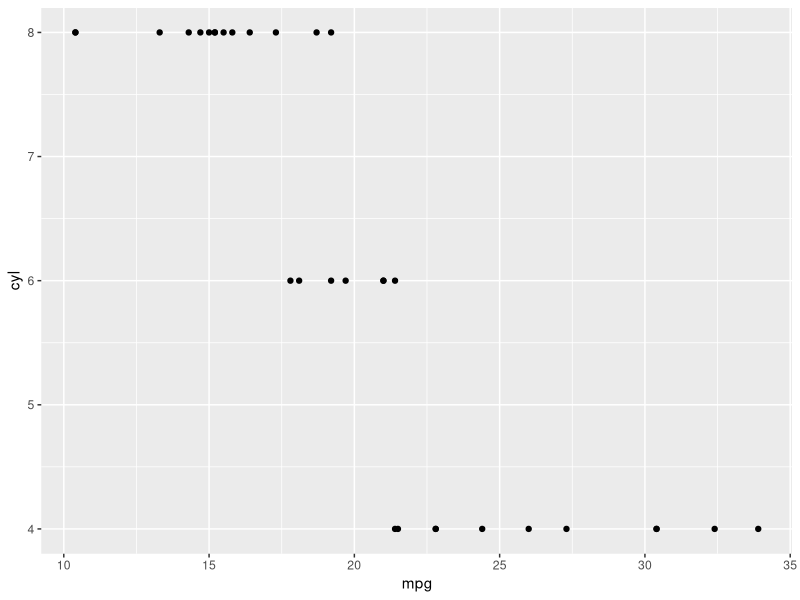
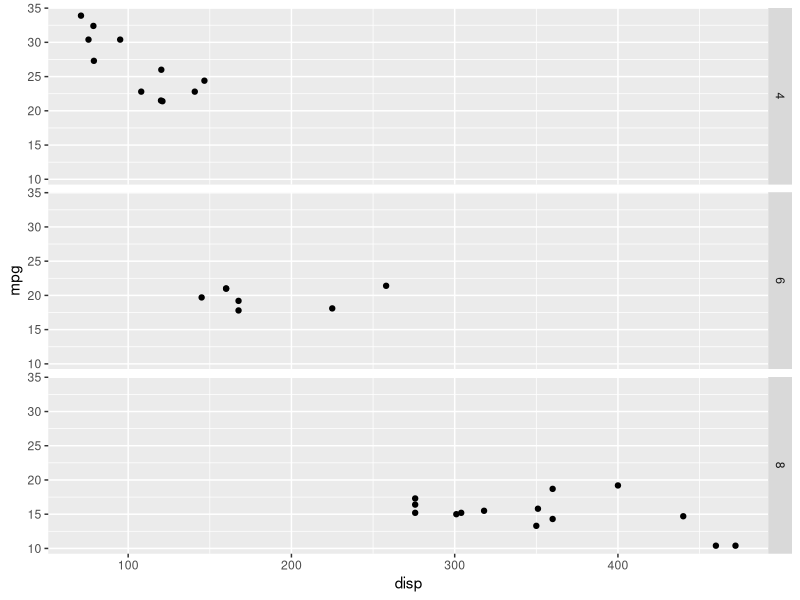
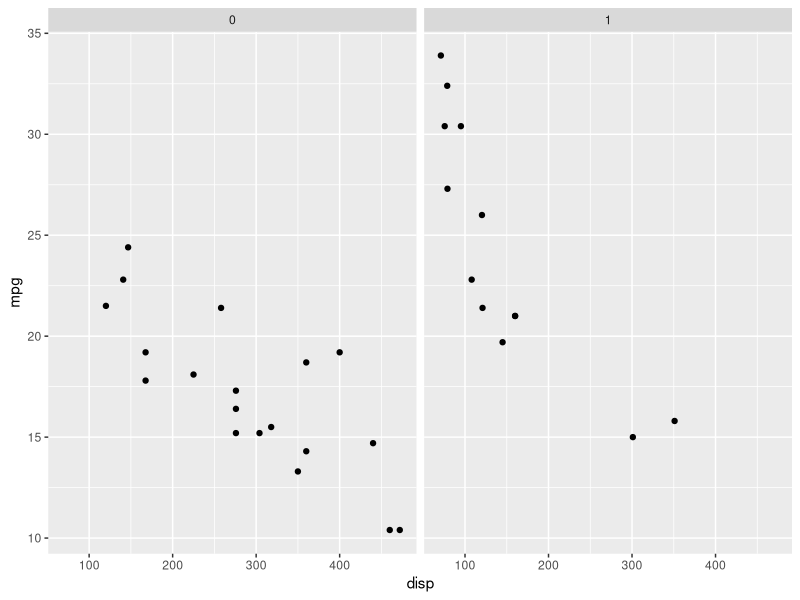
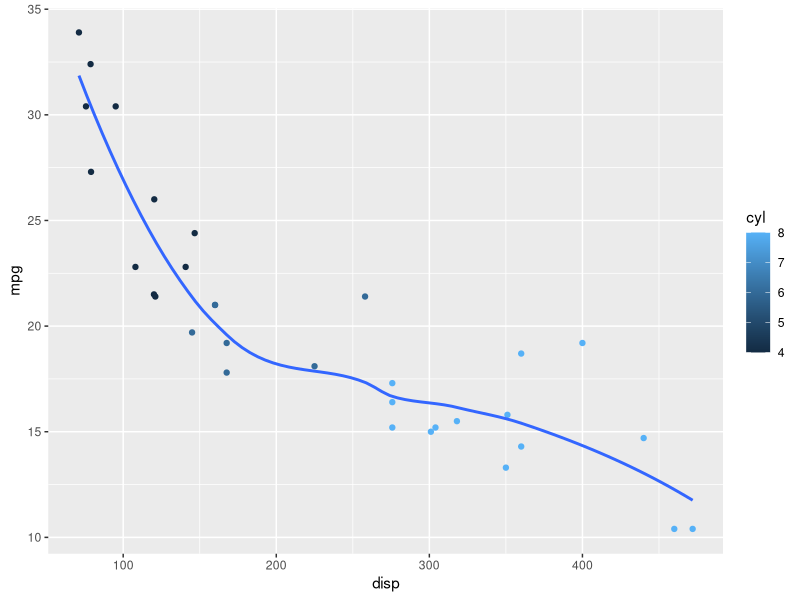
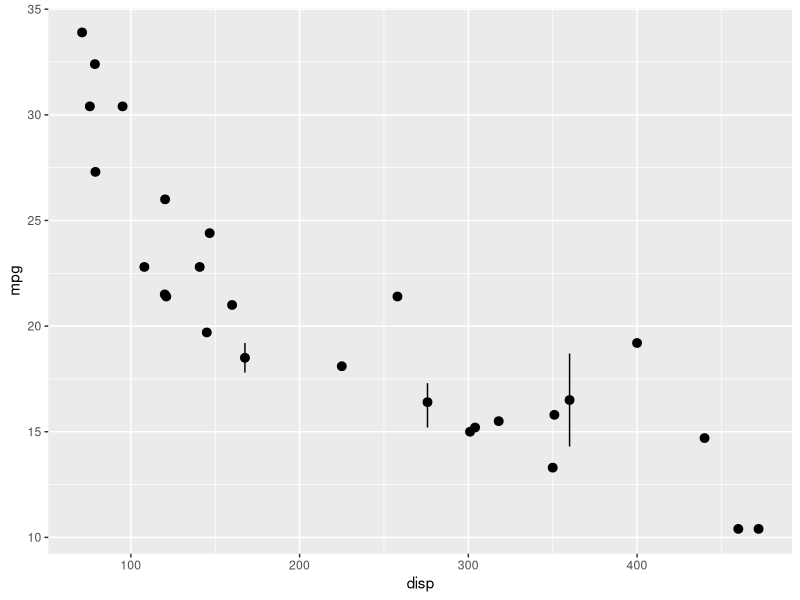
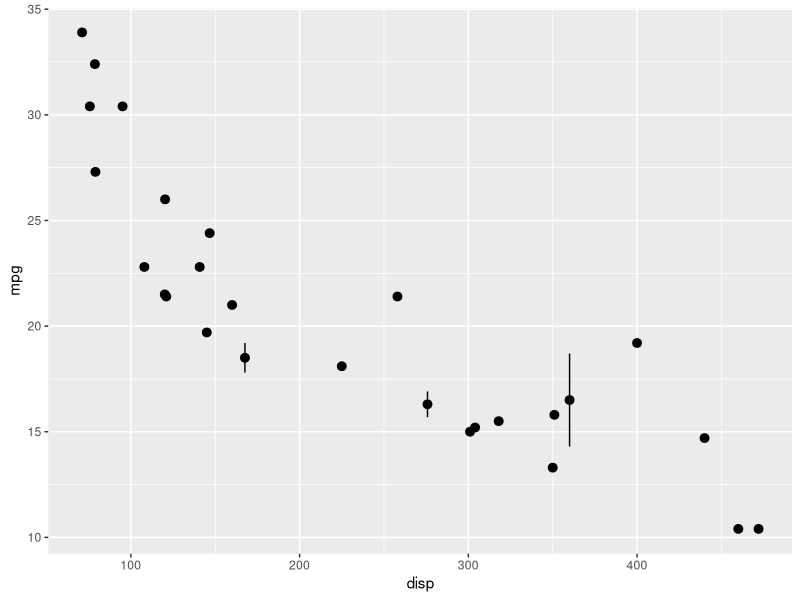
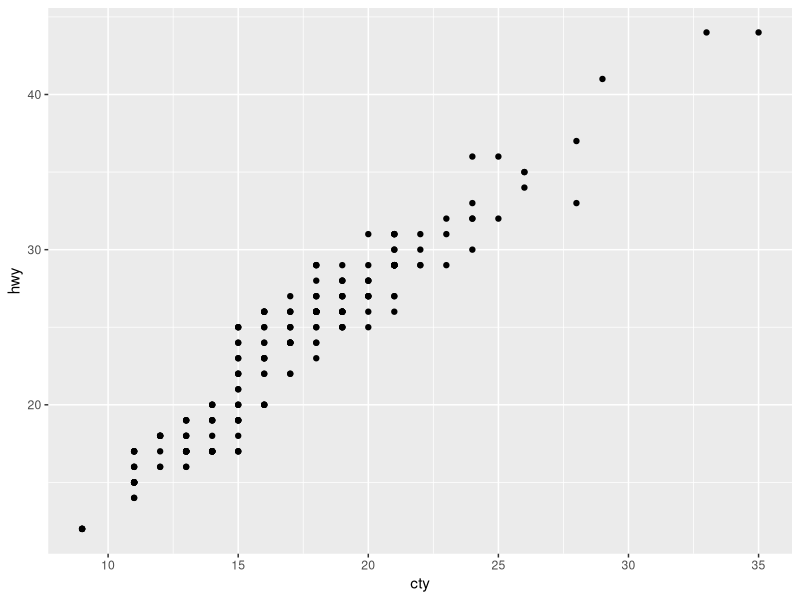
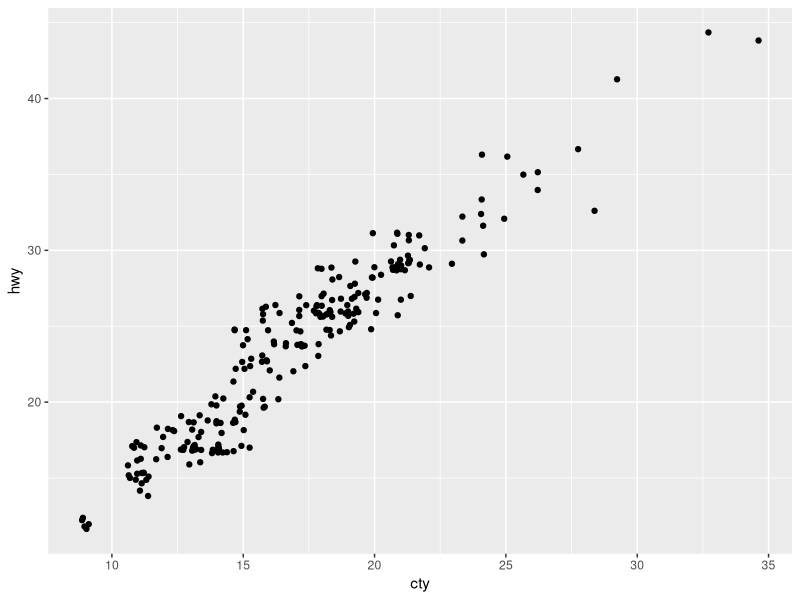

These charts were generated, in order, by the following R code:
install.packages("tidyverse")
library("tidyverse")
library(ggplot2)

#1
?mtcars
# The gear variable describes the number of forward gears.

#2
ggplot(data = mtcars) + 
  geom_point(mapping = aes(x = mpg, y = cyl))

#3
?mtcars
mtcars
# The categorical variables are cyl, vs, am, gear and carb. 
# The continuos variables are mpg, disp, hp, drat, wt and qsec.

#4
ggplot(data = mtcars) +
  geom_point(mapping = aes(x = disp, y = mpg)) +
  facet_grid(cyl ~ .)
# This creates a scatterplot of the displacement vs miles per gallon in facets. The ggplot is faceted on the number of cylinders.  
# It shows the relationship of displacement with miles per gallon as the number of cylinders changes.

ggplot(data = mtcars) +
  geom_point(mapping = aes(x = disp, y = mpg)) +
  facet_grid(. ~ am)
# This creates a scatterplot of the displacement vs mile per gallon in facets. The ggplot is faceted on transmission.
# It shows the relationship of displacement with miles per gallon as the transmission changes.

# . acts a placeholder for no variable. In facet_grid(), this results in a plot faceted on a single dimension (1 by NN or NN by 1) rather than an NN by NN grid.

#5
?facet_wrap

# nrow is an argument which specifies the number of rows to be used for facets
# ncol is an argument which specifies the number of column to be used for facets 
# The other options which control the layout of the individual panels are as.table and dir
# facet_grid() doesn't have nrow and ncol argument because it has rows and columns inbuilt in the function. 
# facet_grid forms a matrix of panels defined by row and column facetting variables.

#6

# I predict that the following code will create a ggplot of disp vs mpg with respect to cyl. 
# geom_point will create a scatterplot(with blue points) of the same and geom_smooth will draw a line, for each unique value of the variable
ggplot(data = mtcars, mapping = aes(x = disp, y = mpg, color = cyl)) + 
geom_point() + 
geom_smooth(se = FALSE)

# Once we run the code, we see that it does as in predicted. 
# One more detail is seen that points on the ggplot are of different shades of blue depending on the number of cylinders.
# Higher the number, lighter the shade and vice versa.

#7
ggplot(data = mtcars) + 
  stat_summary(
    mapping = aes(x = disp, y = mpg),
    fun.ymin = min,
    fun.ymax = max,
    fun.y = median
  )
# The default geom associated with stat_summary() is geom_pointrange
# Rewritten code is as follows:
ggplot(data = mtcars) + 
  geom_pointrange(
    mapping = aes(x = disp, y = mpg),
    stat = "summary",
    fun.ymin = min,
    fun.ymax = max,
    fun.y = median
  )

#8 
ggplot(data = mpg, mapping = aes(x = cty, y = hwy)) +
  geom_point()

ggplot(data = mpg, mapping = aes(x = cty, y = hwy)) +
  geom_jitter()

ggplot(data = mpg, mapping = aes(x = cty, y = hwy)) +
  geom_count()

# geom_jitter() adds a small amount of random noise to each point. 
# This spreads the points out because no two points are likely to receive the same amount of random noise.
# geom_count() counts the number of observations at each location, then maps the count to point area.
# More the observations at an area, larger the size of points on the plot

#9
ggplot(data = mpg, mapping = aes(x = cty, y = hwy)) +
  geom_point() + 
  geom_abline() +
  coord_fixed()
# The relationship between cty and hwy in mpg is mostly linear.
# The cars have a slightly better highway mileage than city mileage.
# coord_fixed() is important because using it, the plot makes equal intervals on the x and y axes. Thus they can be directly compared.
# geom_abline() draws a line that has an intercept of 0 and slope of 1.

#10 is in a different file






